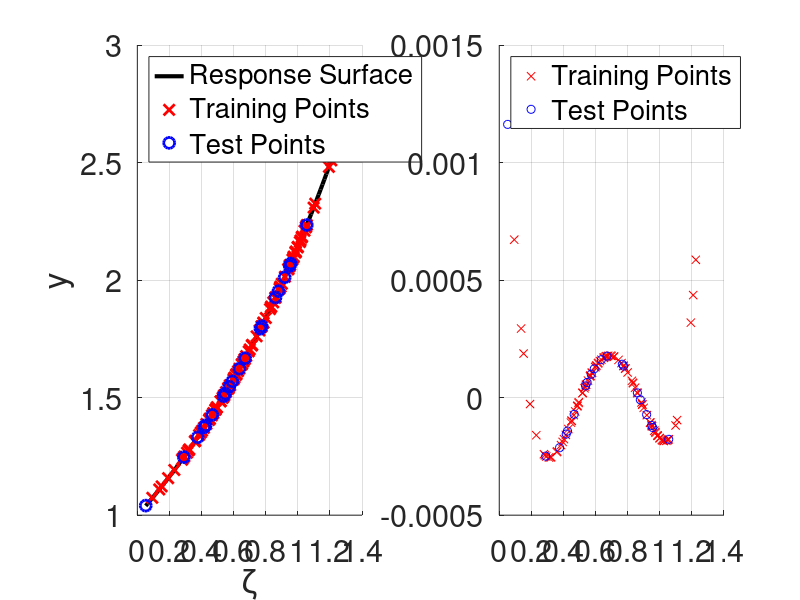

MATLAB code for this plot:
%
%  Compute the active subspace for the function
%
%    y = exp(0.7q_1 + 0.3q_2)
%

  clear all
%%
  c1 = 0.7;
  c2 = 0.3;

  M = 1e+3;

  C = zeros(2,2);
  for j=1:M
    q1 = rand(1,1);
    q2 = rand(1,1);
    grad_f = [c1*exp(c1*q1 + c2*q2); c2*exp(c1*q1 + c2*q2)];
    C = C + grad_f*grad_f';
  end
  C = (1/M)*C
%%
  q1 = rand(1,M);
  q2 = rand(1,M);
  G = 1/sqrt(M)*[c1*exp(c1*q1 + c2*q2); c2*exp(c1*q1 + c2*q2)];
%%
  C_anal = [c1/(4*c2) 1/4;1/4 c2/(4*c1)]*(exp(2*c1)-1)*(exp(2*c2)-1)

  [V1,D] = eig(C_anal);
  [U,S,V] = svd(G);
%%
  U1 = -U(:,1)';%[0.9191 0.3939];
  for j=1:100
    q1 = rand(1,1);
    q2 = rand(1,1);
    q = [q1; q2];
    xi(j) = U1*q;
    f(j) = exp(0.7*q1 + 0.3*q2);
  end

  for j=1:20
    q1 = rand(1,1);
    q2 = rand(1,1);
    q = [q1; q2];
    xi_test(j) = U1*q;
    f_test(j) = exp(0.7*q1 + 0.3*q2);
  end
  uppx = max(max(xi),max(xi_test));
  uppy = max(max(f),max(f_test));

  lowx = min(min(xi),min(xi_test));
  lowy = min(min(f),min(f_test));
%%
  
%
% Fit a 3rd order polynomial
%

  p = polyfit(xi,f,3);
  xvals = linspace(lowx,uppx);
  fit = polyval(p,xvals);
  fit_test = polyval(p,xi_test);

  err = max(abs(f_test - fit_test))
%%
%
% plot the curves
%

  figure(1); clf;
  subplot(1,2,1); hold on;
  plot(xvals,fit,'-k','LineWidth',3)
  % xlim([0 limx]);
  % ylim([1 limy])
  hold on
  plot(xi,f,'rx','MarkerSize',8,'LineWidth',2)
  plot(xi_test,f_test,'bo','MarkerSize',8,'LineWidth',2)
  hold off
  set(gca,'Fontsize',[22]);
  legend('Response Surface','Training Points','Test Points','Location','NorthWest')
  xlabel('\zeta')
  ylabel('y') 
  grid on;

  subplot(1,2,2);hold on;
  plot(xi,f-polyval(p,xi),'rx');
  plot(xi_test,f_test-polyval(p,xi_test),'bo');
    legend('Training Points','Test Points','Location','NorthWest')
  set(gca,'Fontsize',[22]);
grid on;
%  print -depsc active_subspace_ex1 
  
